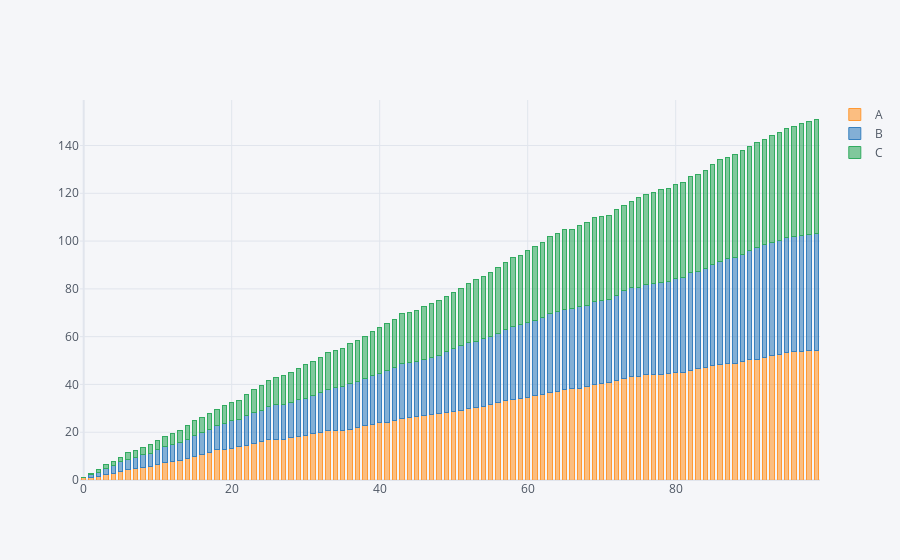

Notebook code cell kept with this figure:
### Code cell
df.iplot(kind='bar',bargap=0.4,barmode='stack')
